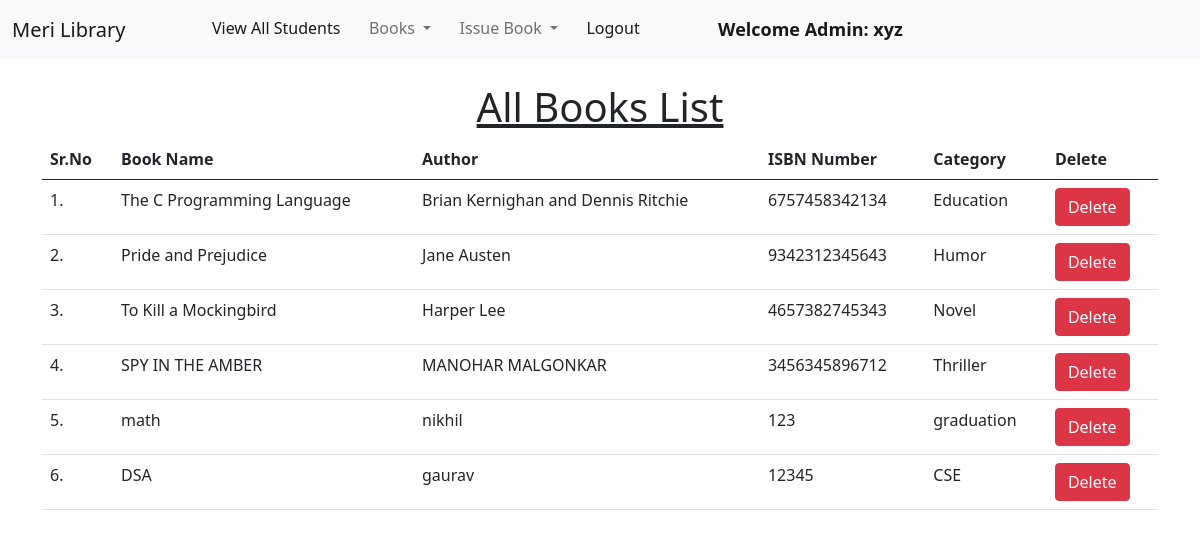
/view_books/ (signed in), run on the app's committed database.
### library/models.py (models this page shows, shortened)
class Book(models.Model):
    name = models.CharField(max_length=200)
    author = models.CharField(max_length=200)
    isbn = models.PositiveIntegerField()
    category = models.CharField(max_length=50)

### library/views.py (the view)
# urls.py: path("view_books/", views.view_books, name="view_books"),
@login_required(login_url = '/admin_login')
def view_books(request):
    books = Book.objects.all()
    return render(request, "view_books.html", {'books':books})

### library/templates/view_books.html (shortened to what this page needs)
{% extends 'admin_navbar.html' %}
{% load static %}
{% block body %}
<div class="container mt-4">
    <h1 class="text-center"><u>All Books List</u></h1>
    <table class="table table-hover" id="example">
        <thead>
            <tr>
                <th>Sr.No</th>
                <th>Book Name</th>
                <th>Author</th>
                <th>ISBN Number</th>
                <th>Category</th>
                <th>Delete</th>
            </tr>
        </thead>
        <tbody>
            {% for book in books %}
            <tr>
                <td>{{forloop.counter}}.</td>
                <td>{{book.name}}</td>
                <td>{{book.author}}</td>
                <td>{{book.isbn}}</td>
                <td>{{book.category}}</td>
                <td><a href="/delete_book/{{book.id}}/" class="btn btn-danger" onclick="return confirm('Are you sure you want to delete this book?')">Delete</a></td>
            </tr>
            {% endfor %}
        </tbody>
    </table>
    </div>
{% endblock %}

### library/templates/admin_navbar.html (shortened to what this page needs)
<!doctype html>
<html lang="en">
  <head>
    <link href="https://cdn.jsdelivr.net/npm/bootstrap@5.1.0/dist/css/bootstrap.min.css" rel="stylesheet">
    <link rel="stylesheet" href="https://cdn.datatables.net/1.10.25/css/jquery.dataTables.min.css">
    <link rel="stylesheet" href="https://cdn.datatables.net/buttons/1.7.1/css/buttons.dataTables.min.css">
  </head>
  <body>
    <nav class="navbar navbar-expand-lg navbar-light bg-light">
        <div class="container-fluid">
          <a class="navbar-brand" href="#">Meri Library</a>
          <div class="collapse navbar-collapse" id="navbarSupportedContent">
            <ul class="navbar-nav me-auto mb-2 mb-lg-0">
              <li class="nav-item">
                <a class="nav-link active" aria-current="page" href="/view_students/">View All Students</a>
              </li>
              <li class="nav-item dropdown">
                <a class="nav-link dropdown-toggle" href="#" id="navbarDropdown" role="button" data-bs-toggle="dropdown" aria-expanded="false">
                  Books
                </a>
              </li>
              <li class="nav-item dropdown">
                <a class="nav-link dropdown-toggle" href="#" id="navbarDropdown" role="button" data-bs-toggle="dropdown" aria-expanded="false">
                  Issue Book
                </a>
              </li>
              <li class="nav-item">
                <a class="nav-link active" aria-current="page" href="/logout/">Logout</a>
              </li>
              <li class="nav-item">
                <a style="font-weight:600; font-family:'Segoe UI', Tahoma, Geneva, Verdana, sans-serif; font-size: large;" class="nav-link active" href="#">Welcome Admin: {{request.user}}</a>
              </li>
            </ul>
          </div>
        </div>
      </nav>
      {% block body %}
      {% endblock %}
  </body>
</html>

### data on the page
Book: name "The C Programming Language", author "Brian Kernighan and Dennis Ritchie", isbn "6757458342134", category "Education"
Book: name "Pride and Prejudice", author "Jane Austen", isbn "9342312345643", category "Humor"
Book: name "To Kill a Mockingbird", author "Harper Lee", isbn "4657382745343", category "Novel"
Book: name "SPY IN THE AMBER", author "MANOHAR MALGONKAR", isbn "3456345896712", category "Thriller"
Book: name "math", author "nikhil", isbn "123", category "graduation"
Book: name "DSA", author "gaurav", isbn "12345", category "CSE"

### other printed values
{{ request.user }} "xyz"
